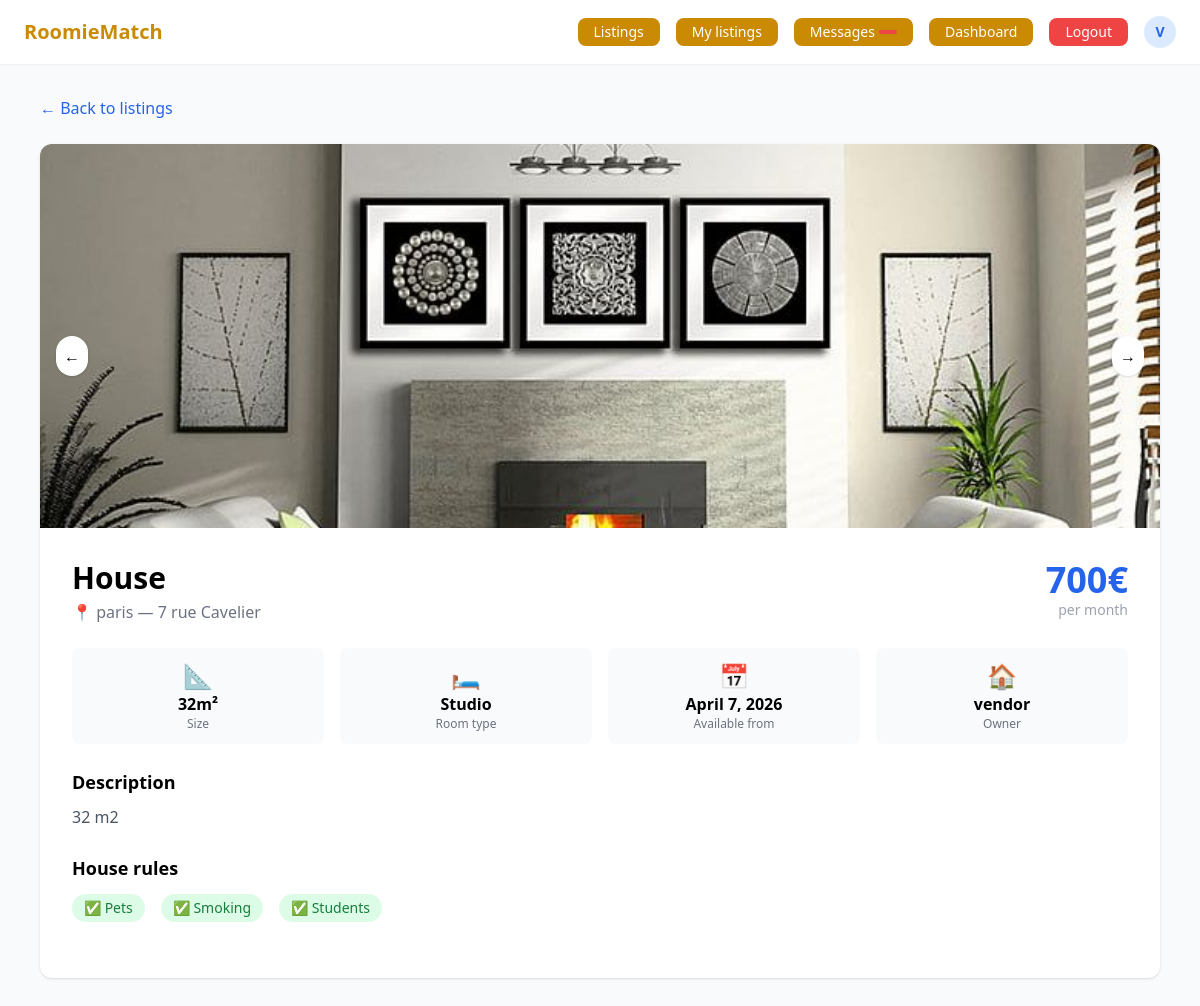
Before: /listings/1/ (signed in) with the older database file.
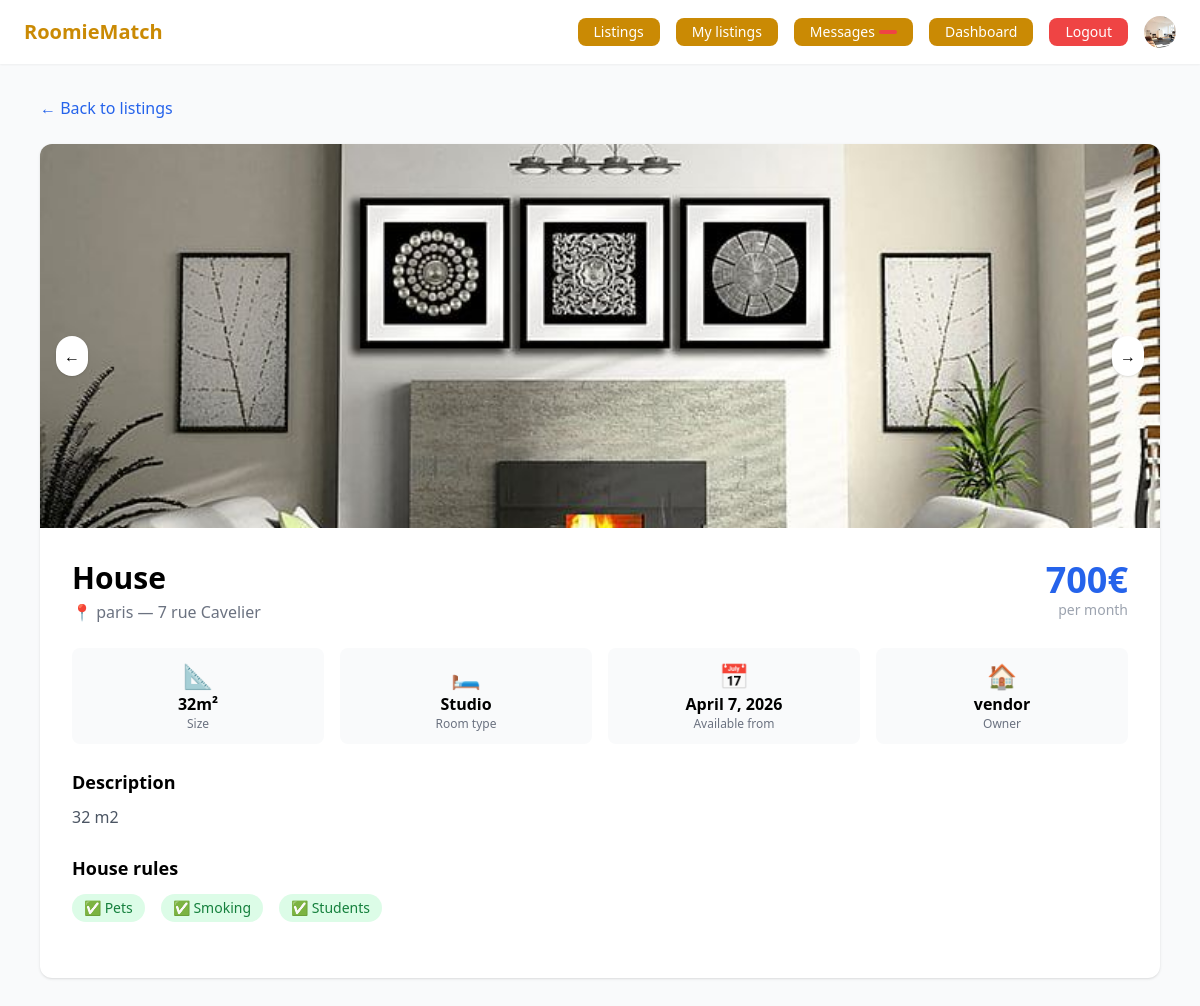
After: the same page with the newer database file.
### accounts/models.py (models this page shows, shortened)
class User(AbstractUser):
    class Role(models.TextChoices):
        SEEKER = 'seeker', 'Seeker'    # looking for a room
        OWNER  = 'owner',  'Owner'     # offering a room
    role   = models.CharField(max_length=20, choices=Role.choices, default=Role.SEEKER)
    avatar = models.ImageField(upload_to='avatars/', null=True, blank=True)
    phone  = models.CharField(max_length=20, blank=True)
    bio    = models.TextField(blank=True)
    city   = models.CharField(max_length=100, blank=True)
    def is_seeker(self):
        return self.role == self.Role.SEEKER
    def is_owner(self):
        return self.role == self.Role.OWNER

### listings/views.py (the view)
# urls.py: path('<int:pk>/',     views.listing_detail, name='detail'),
def listing_detail(request, pk):
    listing = get_object_or_404(Listing, pk=pk, status='active')
    score   = None
    if request.user.is_authenticated and request.user.is_seeker():
        try:
            score = calculate_score(request.user.seeker_profile, listing)
        except Exception:
            pass
    return render(request, 'listings/detail.html', {
        'listing': listing,
        'score'  : score,
    })

### templates/listings/detail.html (shortened to what this page needs)
{% extends 'base.html' %}
{% block content %}
<a href="{% url 'listings:list' %}" class="text-blue-600 hover:underline mb-6 inline-block">← Back to listings</a>
<div class="bg-white rounded-xl shadow overflow-hidden">
  {% if listing.photos.all %}
    <div x-data="{ active: 0 }" class="relative">
      {% for photo in listing.photos.all %}
        <img src="{{ photo.image.url }}"
             x-show="active === {{ forloop.counter0 }}"
             class="w-full h-96 object-cover" />
      {% endfor %}
      {% if listing.photos.count > 1 %}
        <button @click="active = (active - 1 + {{ listing.photos.count }}) % {{ listing.photos.count }}"
                class="absolute left-4 top-1/2 bg-white rounded-full p-2 shadow">←</button>
        <button @click="active = (active + 1) % {{ listing.photos.count }}"
                class="absolute right-4 top-1/2 bg-white rounded-full p-2 shadow">→</button>
      {% endif %}
    </div>
  {% else %}
    <div class="w-full h-96 bg-gray-100 flex items-center justify-center text-6xl">🏠</div>
  {% endif %}
  <div class="p-8">
    <div class="flex justify-between items-start mb-6">
      <div>
        <h1 class="text-3xl font-bold">{{ listing.title }}</h1>
        <p class="text-gray-500 mt-1">📍 {{ listing.city }} — {{ listing.address }}</p>
      </div>
      <div class="text-right">
        <p class="text-4xl font-bold text-blue-600">{{ listing.price }}€</p>
        <p class="text-gray-400 text-sm">per month</p>
      </div>
    </div>
    <div class="grid grid-cols-2 md:grid-cols-4 gap-4 mb-6">
      <div class="bg-gray-50 rounded-lg p-3 text-center">
        <p class="text-2xl">📐</p>
        <p class="font-semibold">{{ listing.size }}m²</p>
        <p class="text-gray-500 text-xs">Size</p>
      </div>
      <div class="bg-gray-50 rounded-lg p-3 text-center">
        <p class="text-2xl">🛏</p>
        <p class="font-semibold">{{ listing.get_room_type_display }}</p>
        <p class="text-gray-500 text-xs">Room type</p>
      </div>
      <div class="bg-gray-50 rounded-lg p-3 text-center">
        <p class="text-2xl">📅</p>
        <p class="font-semibold">{{ listing.available_from }}</p>
        <p class="text-gray-500 text-xs">Available from</p>
      </div>
      <div class="bg-gray-50 rounded-lg p-3 text-center">
        <p class="text-2xl">🏠</p>
        <p class="font-semibold">{{ listing.owner.username }}</p>
        <p class="text-gray-500 text-xs">Owner</p>
      </div>
    </div>
    <div class="mb-6">
      <h2 class="font-semibold text-lg mb-2">Description</h2>
      <p class="text-gray-600 leading-relaxed">{{ listing.description }}</p>
    </div>
    <div class="mb-6">
      <h2 class="font-semibold text-lg mb-3">House rules</h2>
      <div class="flex gap-4 flex-wrap">
        <span class="px-3 py-1 rounded-full text-sm {% if listing.pets_allowed %}bg-green-100 text-green-700{% else %}bg-red-100 text-red-700{% endif %}">
          {% if listing.pets_allowed %}✅{% else %}❌{% endif %} Pets
        </span>
        <span class="px-3 py-1 rounded-full text-sm {% if listing.smoking_allowed %}bg-green-100 text-green-700{% else %}bg-red-100 text-red-700{% endif %}">
          {% if listing.smoking_allowed %}✅{% else %}❌{% endif %} Smoking
        </span>
        <span class="px-3 py-1 rounded-full text-sm {% if listing.students_allowed %}bg-green-100 text-green-700{% else %}bg-red-100 text-red-700{% endif %}">
          {% if listing.students_allowed %}✅{% else %}❌{% endif %} Students
        </span>
      </div>
    </div>
  </div>
</div>
{% endblock %}

### templates/base.html (shortened to what this page needs)
<!DOCTYPE html>
<html lang="en">
<head>
  <script src="https://cdn.tailwindcss.com"></script>
</head>
<body class="bg-gray-50 min-h-screen">
  <nav class="bg-white shadow-sm px-6 py-4 flex items-center justify-between">
    <a href="/" class="text-xl font-bold text-yellow-600">RoomieMatch</a>
    <div class="flex items-center gap-4 text-sm">
      <a href="{% url 'listings:list' %}" class="bg-yellow-600 text-white px-4 py-1 rounded-lg">
        Listings
      </a>
      {% if user.is_authenticated %}
        {% if user.is_owner %}
          <a href="{% url 'listings:my_listings' %}" class="bg-yellow-600 text-white px-4 py-1 rounded-lg">
            My listings
          </a>
        {% endif %}
        <a href="{% url 'messaging:inbox' %}" class="relative bg-yellow-600 text-white px-4 py-1 rounded-lg flex items-center gap-1">
           Messages
          <span id="unread-count"
                hx-get="{% url 'messaging:unread_count' %}"
                hx-trigger="load, every 30s"
                hx-swap="innerHTML"
                class="bg-red-500 text-white text-xs rounded-full px-1.5 py-0.5 min-w-[18px] text-center">
          </span>
        </a>
        <a href="{% url 'dashboard' %}" class="bg-yellow-600 text-white px-4 py-1 rounded-lg">
          Dashboard
        </a>
        <a href="{% url 'logout' %}" class="bg-red-500 text-white px-4 py-1 rounded-lg hover:bg-red-600">
          Logout
        </a>
        <a href="{% url 'profile' %}" class="flex items-center gap-2 hover:opacity-80">
          {% if user.avatar %}
            <img src="{{ user.avatar.url }}" class="w-8 h-8 rounded-full object-cover" />
          {% else %}
            <div class="w-8 h-8 rounded-full bg-blue-100 flex items-center justify-center text-sm font-bold text-blue-600">
              {{ user.username|first|upper }}
            </div>
          {% endif %}
        </a>
      {% else %}
        <a href="{% url 'login' %}"    class="bg-yellow-600 text-white px-4 py-1 rounded-lg hover:text-blue-600">Login</a>
        <a href="{% url 'register' %}" class="bg-blue-600 text-white px-4 py-1 rounded-lg hover:bg-blue-700">
          Sign Up
        </a>
      {% endif %}
    </div>
  </nav>
  <main class="max-w-6xl mx-auto px-4 py-8">
    {% block content %}{% endblock %}
  </main>
</body>
</html>

Changed rows visible on the page:
changed User: avatar: picture added; avatar empty → "avatars/house3.jpg" (drawn); username|first "V" → (not shown)
